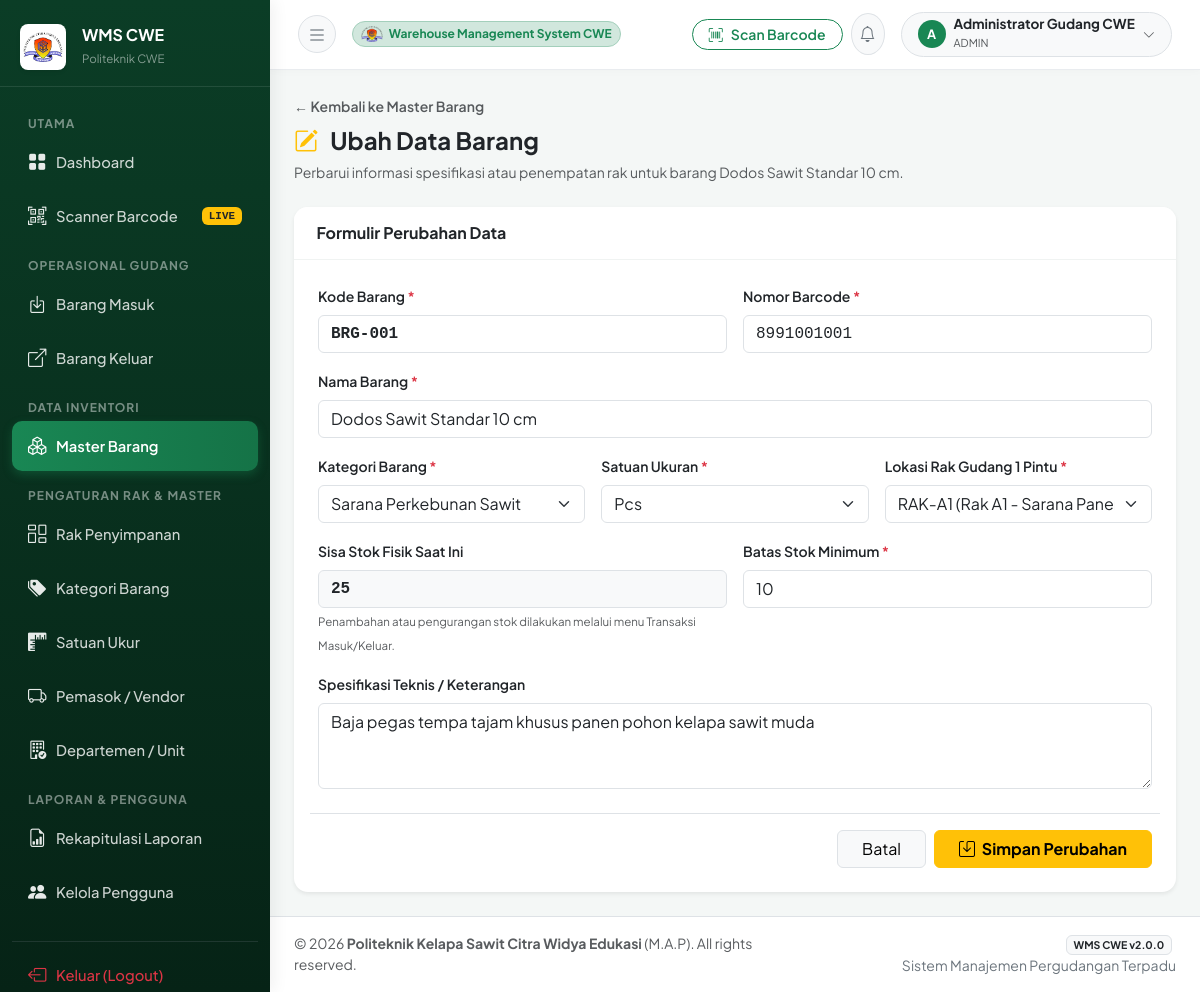
/modules/barang/edit.php?id=1 (signed in), run on the app's committed database.
### tables this page shows
CREATE TABLE IF NOT EXISTS `barang` (
  `id` INT AUTO_INCREMENT PRIMARY KEY,
  `kode_barang` VARCHAR(30) NOT NULL UNIQUE,
  `barcode` VARCHAR(60) NOT NULL UNIQUE,
  `nama_barang` VARCHAR(150) NOT NULL,
  `id_kategori` INT NOT NULL,
  `id_satuan` INT NOT NULL,
  `id_rak` INT NOT NULL,
  `stok` INT NOT NULL DEFAULT 0,
  `stok_minimum` INT NOT NULL DEFAULT 5,
  `spesifikasi` TEXT DEFAULT NULL,
  `foto` VARCHAR(255) DEFAULT NULL,
  `created_at` DATETIME DEFAULT CURRENT_TIMESTAMP,
  `updated_at` DATETIME DEFAULT CURRENT_TIMESTAMP ON UPDATE CURRENT_TIMESTAMP,
  FOREIGN KEY (`id_kategori`) REFERENCES `kategori`(`id`) ON DELETE RESTRICT ON UPDATE CASCADE,
  FOREIGN KEY (`id_satuan`) REFERENCES `satuan`(`id`) ON DELETE RESTRICT ON UPDATE CASCADE,
  FOREIGN KEY (`id_rak`) REFERENCES `rak`(`id`) ON DELETE RESTRICT ON UPDATE CASCADE
);

CREATE TABLE IF NOT EXISTS `kategori` (
  `id` INT AUTO_INCREMENT PRIMARY KEY,
  `nama_kategori` VARCHAR(100) NOT NULL,
  `keterangan` TEXT DEFAULT NULL,
  `created_at` DATETIME DEFAULT CURRENT_TIMESTAMP
);

CREATE TABLE IF NOT EXISTS `satuan` (
  `id` INT AUTO_INCREMENT PRIMARY KEY,
  `nama_satuan` VARCHAR(50) NOT NULL,
  `keterangan` VARCHAR(100) DEFAULT NULL,
  `created_at` DATETIME DEFAULT CURRENT_TIMESTAMP
);

CREATE TABLE IF NOT EXISTS `rak` (
  `id` INT AUTO_INCREMENT PRIMARY KEY,
  `kode_rak` VARCHAR(30) NOT NULL UNIQUE,
  `nama_rak` VARCHAR(100) NOT NULL,
  `kapasitas` VARCHAR(50) DEFAULT NULL,
  `keterangan` TEXT DEFAULT NULL,
  `created_at` DATETIME DEFAULT CURRENT_TIMESTAMP
);

### modules/barang/edit.php (the view, shortened to what this page needs)
<?php
require_once __DIR__ . '/../../config/database.php';
$id = (int)($_GET['id'] ?? 0);
$stmt = $pdo->prepare("SELECT * FROM barang WHERE id = ?");
$stmt->execute([$id]);
$barang = $stmt->fetch();
$kategori_list = $pdo->query("SELECT * FROM kategori ORDER BY nama_kategori ASC")->fetchAll();
$satuan_list = $pdo->query("SELECT * FROM satuan ORDER BY nama_satuan ASC")->fetchAll();
$rak_list = $pdo->query("SELECT * FROM rak ORDER BY kode_rak ASC")->fetchAll();
require_once __DIR__ . '/../../layout/header.php';
require_once __DIR__ . '/../../layout/sidebar.php';
?>
<div id="content-wrapper">
    <?php require_once __DIR__ . '/../../layout/navbar.php'; ?>
    <main class="container-fluid px-4 py-4">
        <div class="mb-4">
            <a href="<?= BASE_URL ?>modules/barang/index.php" class="text-decoration-none text-muted small fw-semibold">
                &larr; Kembali ke Master Barang
            </a>
            <h4 class="fw-bold mt-2 text-dark"><i class="bi bi-pencil-square text-warning me-2"></i> Ubah Data Barang</h4>
            <p class="text-muted small mb-0">Perbarui informasi spesifikasi atau penempatan rak untuk barang <?= htmlspecialchars($barang['nama_barang']) ?>.</p>
        </div>
        <div class="card shadow-sm" style="max-width: 900px;">
            <div class="card-header bg-white py-3">
                <h6 class="fw-bold mb-0 text-dark">Formulir Perubahan Data</h6>
            </div>
            <div class="card-body p-4">
                <form action="" method="POST">
                    <div class="row g-3">
                        <div class="col-md-6">
                            <label class="form-label fw-semibold small">Kode Barang <span class="text-danger">*</span></label>
                            <input type="text" name="kode_barang" class="form-control font-monospace fw-bold" value="<?= htmlspecialchars($_POST['kode_barang'] ?? $barang['kode_barang']) ?>" required>
                        </div>
                        <div class="col-md-6">
                            <label class="form-label fw-semibold small">Nomor Barcode <span class="text-danger">*</span></label>
                            <input type="text" name="barcode" class="form-control font-monospace" value="<?= htmlspecialchars($_POST['barcode'] ?? $barang['barcode']) ?>" required>
                        </div>
                        <div class="col-12">
                            <label class="form-label fw-semibold small">Nama Barang <span class="text-danger">*</span></label>
                            <input type="text" name="nama_barang" class="form-control" value="<?= htmlspecialchars($_POST['nama_barang'] ?? $barang['nama_barang']) ?>" required>
                        </div>
                        <div class="col-md-4">
                            <label class="form-label fw-semibold small">Kategori Barang <span class="text-danger">*</span></label>
                            <select name="id_kategori" class="form-select" required>
                                <?php foreach ($kategori_list as $k): ?>
                                    <option value="<?= $k['id'] ?>" <?= ((isset($_POST['id_kategori']) ? $_POST['id_kategori'] : $barang['id_kategori']) == $k['id']) ? 'selected' : '' ?>>
                                        <?= htmlspecialchars($k['nama_kategori']) ?>
                                    </option>
                                <?php endforeach; ?>
                            </select>
                        </div>
                        <div class="col-md-4">
                            <label class="form-label fw-semibold small">Satuan Ukuran <span class="text-danger">*</span></label>
                            <select name="id_satuan" class="form-select" required>
                                <?php foreach ($satuan_list as $s): ?>
                                    <option value="<?= $s['id'] ?>" <?= ((isset($_POST['id_satuan']) ? $_POST['id_satuan'] : $barang['id_satuan']) == $s['id']) ? 'selected' : '' ?>>
                                        <?= htmlspecialchars($s['nama_satuan']) ?>
                                    </option>
                                <?php endforeach; ?>
                            </select>
                        </div>
                        <div class="col-md-4">
                            <label class="form-label fw-semibold small">Lokasi Rak Gudang 1 Pintu <span class="text-danger">*</span></label>
                            <select name="id_rak" class="form-select" required>
                                <?php foreach ($rak_list as $r): ?>
                                    <option value="<?= $r['id'] ?>" <?= ((isset($_POST['id_rak']) ? $_POST['id_rak'] : $barang['id_rak']) == $r['id']) ? 'selected' : '' ?>>
                                        <?= htmlspecialchars($r['kode_rak']) ?> (<?= htmlspecialchars($r['nama_rak']) ?>)
                                    </option>
                                <?php endforeach; ?>
                            </select>
                        </div>
                        <div class="col-md-6">
                            <label class="form-label fw-semibold small">Sisa Stok Fisik Saat Ini</label>
                            <input type="text" class="form-control bg-light font-monospace fw-bold" value="<?= $barang['stok'] ?>" readonly>
                            <small class="text-muted" style="font-size: 0.72rem;">Penambahan atau pengurangan stok dilakukan melalui menu Transaksi Masuk/Keluar.</small>
                        </div>
                        <div class="col-md-6">
                            <label class="form-label fw-semibold small">Batas Stok Minimum <span class="text-danger">*</span></label>
                            <input type="number" name="stok_minimum" class="form-control" min="1" value="<?= htmlspecialchars($_POST['stok_minimum'] ?? $barang['stok_minimum']) ?>" required>
                        </div>
                        <div class="col-12">
                            <label class="form-label fw-semibold small">Spesifikasi Teknis / Keterangan</label>
                            <textarea name="spesifikasi" class="form-control" rows="3"><?= htmlspecialchars($_POST['spesifikasi'] ?? $barang['spesifikasi']) ?></textarea>
                        </div>
                        <div class="col-12 mt-4 pt-3 border-top d-flex justify-content-end gap-2">
                            <a href="<?= BASE_URL ?>modules/barang/index.php" class="btn btn-light border px-4">Batal</a>
                            <button type="submit" class="btn btn-warning px-4 fw-bold">
                                <i class="bi bi-save me-1"></i> Simpan Perubahan
                            </button>
                        </div>
                    </div>
                </form>
            </div>
        </div>
    </main>
<?php require_once __DIR__ . '/../../layout/footer.php'; ?>

### layout/header.php (style rules this page uses)
:root { --primary-cwe: #0f5132; --primary-cwe-hover: #0a3622; --primary-cwe-light: #d1e7dd; --accent-gold: #d4a373; --sidebar-bg: #0b3d26; --sidebar-text: #e9ecef; --sidebar-active: #198754; --card-radius: 14px; }
html, body { height: 100%; margin: 0; padding: 0; overflow: hidden; max-width: 100vw; }
body { font-family: 'Plus Jakarta Sans', sans-serif; background-color: #f4f7f6; color: #2b2f33; height: 100vh; }
#content-wrapper { flex: 1 1 0%; height: 100vh; display: flex; flex-direction: column; min-width: 0; background-color: #f4f7f6; overflow-y: auto; overflow-x: hidden; position: relative; }
#content-wrapper > main { flex: 1 0 auto; }
.card { border: none; border-radius: var(--card-radius); box-shadow: 0 3px 12px rgba(0, 0, 0, 0.04); transition: transform 0.2s ease, box-shadow 0.2s ease; }
.card-header { background-color: #ffffff; border-bottom: 1px solid #f0f3f2; padding: 1.1rem 1.4rem; font-weight: 600; border-radius: var(--card-radius) var(--card-radius) 0 0 !important; }

### data on the page
barang: nama_barang "Dodos Sawit Standar 10 cm", kode_barang "BRG-001", barcode "8991001001", id_kategori "Sarana Perkebunan Sawit", id_satuan "Pcs", id_rak "RAK-A1 (Rak A1 - Sarana Panen & Lapang)", stok "25", stok_minimum "10", spesifikasi "Baja pegas tempa tajam khusus panen pohon kelapa sawit muda"

### other printed values
substr($_SESSION['user_nama'] ?? 'U', 0, 1) "A"
$_SESSION['user_nama'] "Administrator Gudang CWE"
$_SESSION['user_role'] "ADMIN"
INSTITUTION_NAME "Politeknik Kelapa Sawit Citra Widya Edukasi"
APP_NAME "WMS CWE"
APP_VERSION "2.0.0"
